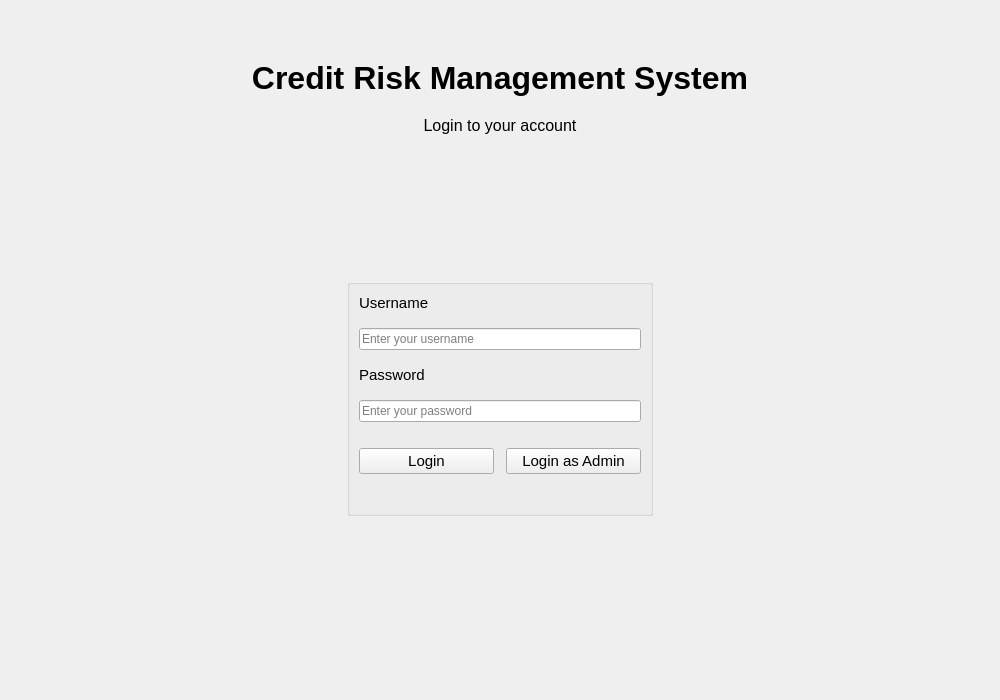
<?xml version="1.0" encoding="UTF-8"?>
<ui version="4.0">
 <class>LoginPage</class>
 <widget class="QWidget" name="LoginPage">
  <property name="geometry">
   <rect>
    <x>0</x>
    <y>0</y>
    <width>1000</width>
    <height>700</height>
   </rect>
  </property>
  <property name="windowTitle">
   <string>Credit Risk Management System - Login</string>
  </property>
  <layout class="QVBoxLayout" name="mainLayout">
   <property name="leftMargin">
    <number>40</number>
   </property>
   <property name="topMargin">
    <number>60</number>
   </property>
   <property name="rightMargin">
    <number>40</number>
   </property>
   <property name="bottomMargin">
    <number>60</number>
   </property>
   <property name="spacing">
    <number>20</number>
   </property>
   <!-- Title Section -->
   <item>
    <widget class="QLabel" name="titleLabel">
     <property name="text">
      <string>Credit Risk Management System</string>
     </property>
     <property name="alignment">
      <set>Qt::AlignCenter</set>
     </property>
     <property name="font">
      <font>
       <pointsize>24</pointsize>
       <weight>75</weight>
       <bold>true</bold>
      </font>
     </property>
    </widget>
   </item>
   <!-- Subtitle -->
   <item>
    <widget class="QLabel" name="subtitleLabel">
     <property name="text">
      <string>Login to your account</string>
     </property>
     <property name="alignment">
      <set>Qt::AlignCenter</set>
     </property>
     <property name="font">
      <font>
       <pointsize>12</pointsize>
      </font>
     </property>
     <property name="objectName">
      <string>lblSecondary</string>
     </property>
    </widget>
   </item>
   <!-- Spacing -->
   <item>
    <spacer name="topSpacer">
     <property name="orientation">
      <enum>Qt::Vertical</enum>
     </property>
     <property name="sizeHint" stdset="0">
      <size>
       <width>20</width>
       <height>40</height>
      </size>
     </property>
    </spacer>
   </item>
   <!-- Center Layout for Form -->
   <item>
    <layout class="QHBoxLayout" name="centerLayout">
     <property name="spacing">
      <number>0</number>
     </property>
     <!-- Left Stretch -->
     <item>
      <spacer name="leftSpacer">
       <property name="orientation">
        <enum>Qt::Horizontal</enum>
       </property>
       <property name="sizeHint" stdset="0">
        <size>
         <width>40</width>
         <height>20</height>
        </size>
       </property>
      </spacer>
     </item>
     <!-- Form Group -->
     <item>
      <widget class="QGroupBox" name="formGroup">
       <property name="minimumWidth">
        <number>400</number>
       </property>
       <property name="maximumWidth">
        <number>500</number>
       </property>
       <property name="title">
        <string></string>
       </property>
       <layout class="QVBoxLayout" name="formLayout">
        <property name="spacing">
         <number>16</number>
        </property>
        <!-- Username Label -->
        <item>
         <widget class="QLabel" name="usernameLabel">
          <property name="text">
           <string>Username</string>
          </property>
          <property name="font">
           <font>
            <pointsize>11</pointsize>
            <weight>50</weight>
           </font>
          </property>
         </widget>
        </item>
        <!-- Username Input -->
        <item>
         <widget class="QLineEdit" name="usernameInput">
          <property name="minimumHeight">
           <number>40</number>
          </property>
          <property name="placeholderText">
           <string>Enter your username</string>
          </property>
         </widget>
        </item>
        <!-- Password Label -->
        <item>
         <widget class="QLabel" name="passwordLabel">
          <property name="text">
           <string>Password</string>
          </property>
          <property name="font">
           <font>
            <pointsize>11</pointsize>
            <weight>50</weight>
           </font>
          </property>
         </widget>
        </item>
        <!-- Password Input -->
        <item>
         <widget class="QLineEdit" name="passwordInput">
          <property name="minimumHeight">
           <number>40</number>
          </property>
          <property name="placeholderText">
           <string>Enter your password</string>
          </property>
          <property name="echoMode">
           <enum>QLineEdit::Password</enum>
          </property>
         </widget>
        </item>
        <!-- Spacing -->
        <item>
         <spacer name="formSpacer">
          <property name="orientation">
           <enum>Qt::Vertical</enum>
          </property>
          <property name="sizeHint" stdset="0">
           <size>
            <width>20</width>
            <height>10</height>
           </size>
          </property>
         </spacer>
        </item>
        <!-- Button Layout -->
        <item>
         <layout class="QHBoxLayout" name="buttonLayout">
          <property name="spacing">
           <number>12</number>
          </property>
          <!-- Login Button -->
          <item>
           <widget class="QPushButton" name="loginButton">
            <property name="minimumHeight">
             <number>40</number>
            </property>
            <property name="text">
             <string>Login</string>
            </property>
            <property name="font">
             <font>
              <pointsize>11</pointsize>
              <weight>50</weight>
             </font>
            </property>
           </widget>
          </item>
          <!-- Admin Login Button -->
          <item>
           <widget class="QPushButton" name="adminLoginButton">
            <property name="minimumHeight">
             <number>40</number>
            </property>
            <property name="text">
             <string>Login as Admin</string>
            </property>
            <property name="font">
             <font>
              <pointsize>11</pointsize>
              <weight>50</weight>
             </font>
            </property>
            <property name="objectName">
             <string>btnSecondary</string>
            </property>
           </widget>
          </item>
         </layout>
        </item>
        <!-- Message Label -->
        <item>
         <widget class="QLabel" name="messageLabel">
          <property name="text">
           <string></string>
          </property>
          <property name="alignment">
           <set>Qt::AlignCenter</set>
          </property>
          <property name="objectName">
           <string>lblSecondary</string>
          </property>
         </widget>
        </item>
       </layout>
      </widget>
     </item>
     <!-- Right Stretch -->
     <item>
      <spacer name="rightSpacer">
       <property name="orientation">
        <enum>Qt::Horizontal</enum>
       </property>
       <property name="sizeHint" stdset="0">
        <size>
         <width>40</width>
         <height>20</height>
        </size>
       </property>
      </spacer>
     </item>
    </layout>
   </item>
   <!-- Bottom Stretch -->
   <item>
    <spacer name="bottomSpacer">
     <property name="orientation">
      <enum>Qt::Vertical</enum>
     </property>
     <property name="sizeHint" stdset="0">
      <size>
       <width>20</width>
       <height>40</height>
      </size>
     </property>
    </spacer>
   </item>
  </layout>
 </widget>
 <resources/>
 <connections/>
</ui>
